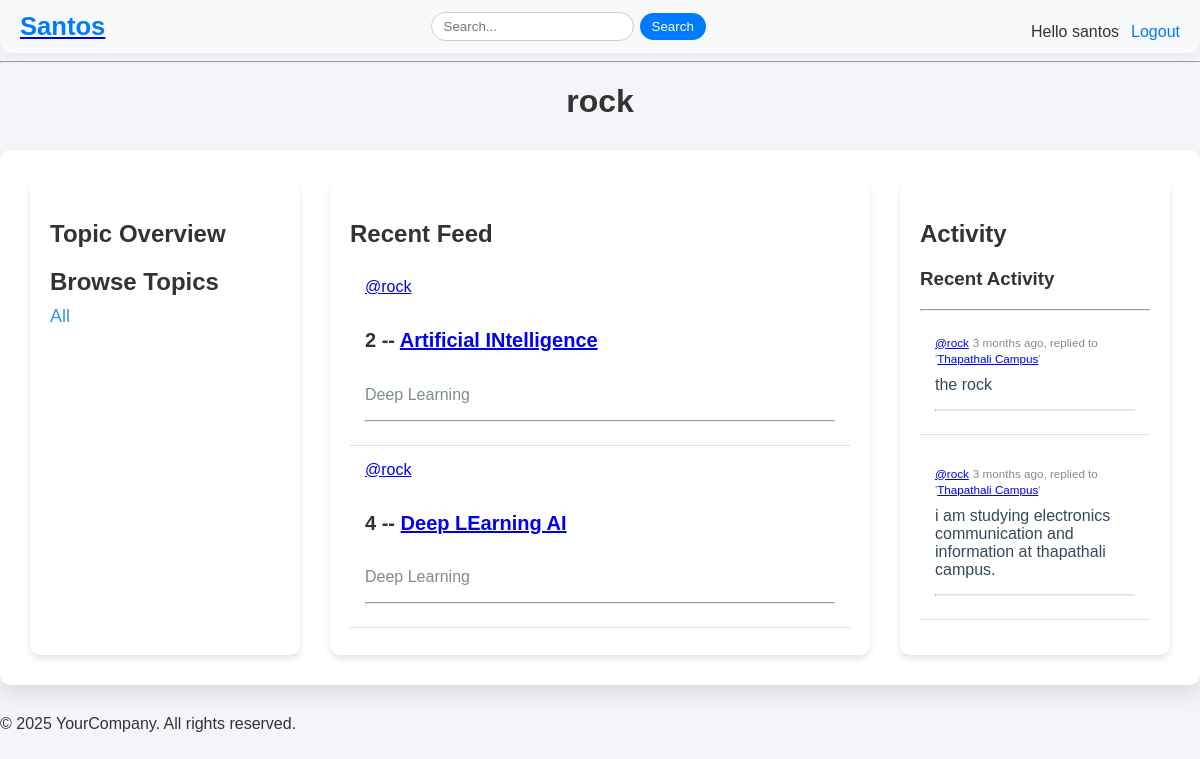
The app's page /profile/2/ (signed in) with its own data.
### man/models.py (models this page shows, shortened)
class Room(models.Model):
    host=models.ForeignKey(User, on_delete=models.CASCADE)
    topic=models.ForeignKey(Topic, on_delete=models.CASCADE)
    name=models.CharField( max_length=50)
    participants = models.ManyToManyField(User,related_name='participants',blank=True)
    description=models.TextField(blank=True,null=True)
    updated=models.DateTimeField(auto_now=True)
    created=models.DateTimeField( auto_now_add=True)
    class Meta:
        ordering = ['-updated','-created']

class Topic(models.Model):
    topic=models.CharField( max_length=50)

class Message(models.Model):
    user=models.ForeignKey(User, on_delete=models.CASCADE , related_name='messages')
    room = models.ForeignKey(Room, on_delete=models.CASCADE , related_name='messages')
    body = models.TextField()
    updated = models.DateTimeField( auto_now=True)
    created = models.DateTimeField(auto_now_add=True)
    class Meta:
      ordering = ['-updated','-created']

### man/views.py (the view)
# urls.py: path('profile/<str:pk>/',views.Profile,name='profile'),
def Profile(request,pk):
    try:
      user = User.objects.get(id=int(pk))
      rooms = user.room_set.all() #we can access all the childrens of the class just by doing modelname_set.all or whatever.
      room_messages =user.messages.all()
      topics = Topic.objects.all()
    except:
        return HttpResponse("User not Found")
    context = {
    'user':user,
    'rooms':rooms,
    'room_messages':room_messages,
    'topics':topics,
    }
    return render(request,'profile.html',context)

### templates/profile.html (shortened to what this page needs)
{% extends "base.html" %}
{% load static %}
{% block nothing %}<link rel="stylesheet" href="{% static 'styles/profile.css' %}">{% endblock nothing %}
{% block body %}
<h1 class="profile-title">{{ user.username }}</h1>
<div class="profile-container">
    <div class="sidebar topic">
        <h2>Topic Overview</h2>
        {% include "topiccomp.html" %}
    </div>
    <div class="main-content">
        <h2>Recent Feed</h2>
        {% include "feedcomp.html" %}
    </div>
    <div class="activity">
        <h2>Activity</h2>
        {% include "activitycomp.html" %}
    </div>
</div>
{% endblock body %}

### templates/nav.html
<nav class="navbar">
    <div class="nav-left">
      <a href="{% url 'home' %}" class="brand"><h1>Santos</h1></a>
    </div>
    <div class="nav-center">
      <form method="GET" action="" class="search-form">
        <input type="search" id="search" name="q" placeholder="Search..." />
        <button type="submit">Search</button>
      </form>
    </div>
    <div class="nav-right">
      {% if request.user.is_authenticated %}
        <p class="user-greet">Hello {{ request.user }}</p>
        <a href="{% url 'logout_user' %}" class="auth-link">Logout</a>
      {% else %}
        <a href="{% url 'login_user' %}" class="auth-link">Login</a>
      {% endif %}
    </div>
  </nav>
  <hr>

### templates/feedcomp.html (shortened to what this page needs)
{% for room in rooms %}
    <div class="room-item">
        <div class="room-details">
            <a href="{% url 'profile' pk=room.host.id %}" class="host-link">@{{ room.host.username }}</a>
            <h5 class="room-title">{{ room.id }} -- <a href="{% url 'room' pk=room.id %}" class="room-link">{{ room.name }}</a></h5>
            <p class="room-topic">{{ room.topic.topic }}</p>
        </div>
        <hr class="room-divider">
    </div>
{% endfor %}

### templates/activitycomp.html (shortened to what this page needs)
<h3>Recent Activity</h3>
<hr class="divider">
{% for message in room_messages %}
<div class="activity-item">
  <div class="activity-meta">
    <small><a href="{% url 'profile' message.user.id %}" class="user-link">@{{ message.user }}</a></small>
    <small>{{ message.created | timesince }} ago, replied to '<a href='{% url 'room' pk=message.room.id %}' class="room-link">{{ message.room.name }}</a>'</small>
  </div>
  <p class="activity-message">{{ message.body }}</p>
  <hr class="activity-divider">
</div>
{% endfor %}

### static/styles/profile.css (style rules this page uses)
body { background-color: #f4f4f9; font-family: 'Arial', sans-serif; color: #333; margin: 0; padding: 0; }
.profile-title { text-align: center; font-size: 32px; font-weight: bold; color: #333; margin-top: 20px; margin-bottom: 30px; }
.profile-container { display: grid; grid-template-columns: 1fr 2fr 1fr; gap: 30px; padding: 30px; margin: 30px auto; max-width: 1200px; background-color: #ffffff; border-radius: 10px; box-shadow: 0px 10px 20px rgba(0, 0, 0, 0.1); }
.sidebar, .activity { background-color: #ffffff; padding: 20px; border-radius: 10px; box-shadow: 0px 4px 6px rgba(0, 0, 0, 0.1); }
.topic { grid-column: 1; }
.topic h2 { font-size: 24px; color: #333; margin-bottom: 10px; }
.main-content { background-color: #ffffff; padding: 20px; border-radius: 10px; box-shadow: 0px 4px 6px rgba(0, 0, 0, 0.1); }
.main-content h2 { font-size: 24px; color: #333; margin-bottom: 15px; }
.activity-item { padding: 15px; border-bottom: 1px solid #e1e1e1; margin-bottom: 15px; }
.activity-meta { margin-bottom: 5px; font-size: 14px; color: #7f8c8d; }
.activity-message { margin: 10px 0; color: #34495e; }
.activity-divider { border-top: 1px solid #e1e1e1; margin-top: 15px; }
.room-item { padding: 15px; border-bottom: 1px solid #e1e1e1; }
.room-title { font-size: 20px; color: #333; }
.room-topic { color: #7f8c8d; }

### records on screen
Room: host.username "rock", id "2", name "Artificial INtelligence", topic.topic "Deep Learning"
Room: host.username "rock", id "4", name "Deep LEarning AI", topic.topic "Deep Learning"
Message: user "rock", created "3 months", room.name "Thapathali Campus", body "the rock"
Message: user "rock", created "3 months", room.name "Thapathali Campus", body "i am studying electronics communication and information at thapathali campus."

### other values on screen
{{ request.user }} "santos"
{{ user.username }} "rock"
